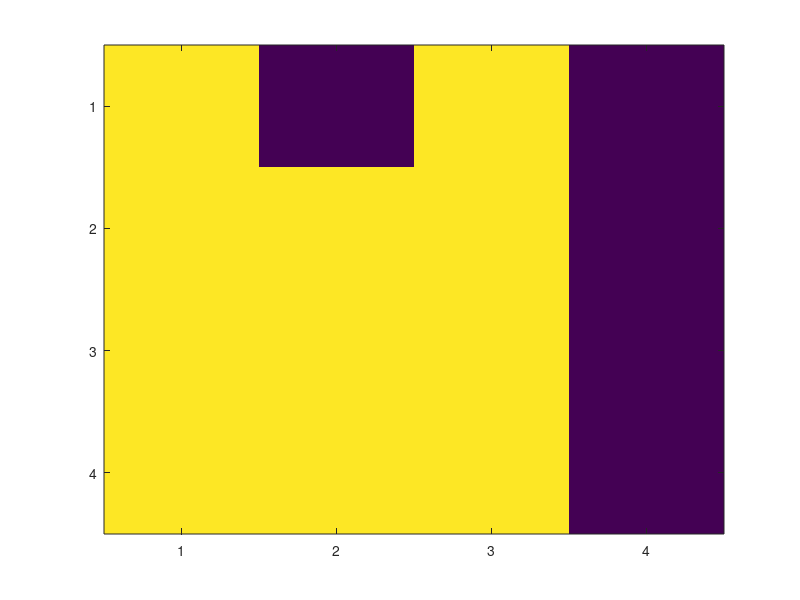

MATLAB code for this plot: (Note: this script raises an error after producing the figure.)
% question 1
image = zeros(4,4)
image(1:2:end,:)=1
image(2:2:end,:)=1
image(:,1:2:end)=0

imagex=[1 0 1 0; 1 1 1 0; 1 1 1 0; 1 1 1 0]

imagesc(uint8(imagex))

F=f_matrix_calc(4)

DCT_transform= DCT_forward_nbyn(imagex)
image_after = DCT_backward_nbyn(DCT_transform)

figure, imagesc(image_after)

image_after2= H264_backward_4by4(H264_forward_4by4(imagex))
figure,imagesc(image_after2)